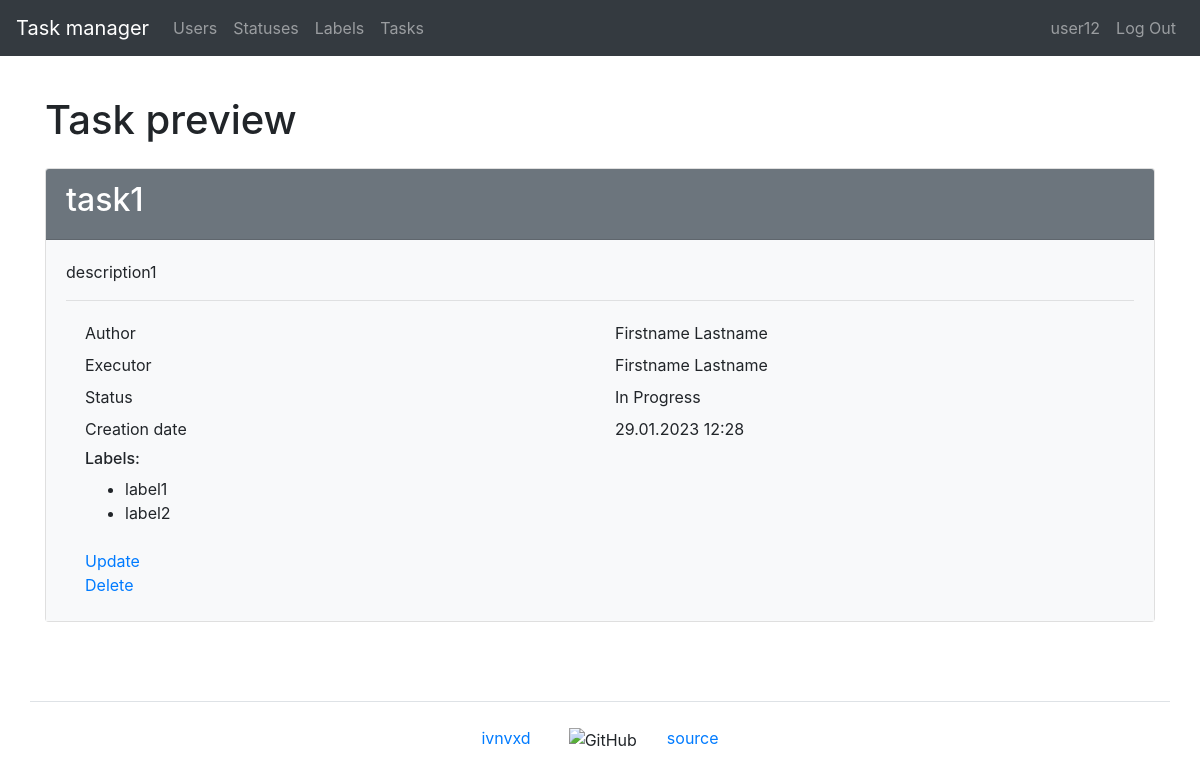
The app's page /tasks/1/ (signed in) with its own data.
### task_manager/users/models.py (models this page shows)
class User(AbstractUser):
    first_name = models.CharField(max_length=150)
    last_name = models.CharField(max_length=150)
    def __str__(self):
        return self.get_full_name()

### task_manager/tasks/models.py (models this page shows, shortened)
class Task(models.Model):
    name = models.CharField(
        max_length=150,
        blank=False,
        unique=True,
        verbose_name=_('Name')
    )
    description = models.TextField(
        max_length=10000,
        blank=True,
        verbose_name=_('Description')
    )
    date_created = models.DateTimeField(
        auto_now_add=True,
        verbose_name=_('Creation date')
    )
    author = models.ForeignKey(
        User,
        on_delete=models.PROTECT,
        related_name='author',
        verbose_name=_('Author')
    )
    status = models.ForeignKey(
        Status,
        on_delete=models.PROTECT,
        related_name='statuses',
        verbose_name=_('Status')
    )
    executor = models.ForeignKey(
        User,
        on_delete=models.PROTECT,
        related_name='executor',
        verbose_name=_('Executor')
    )
    labels = models.ManyToManyField(
        Label,
        through='TaskLabelRelation',
        through_fields=('task', 'label'),
        blank=True,
        related_name='labels',
        verbose_name=_('Label')
    )
    class Meta:
        verbose_name = _('Task')
        verbose_name_plural = _('Tasks')

### task_manager/statuses/models.py (models this page shows)
class Status(models.Model):
    name = models.CharField(
        max_length=150,
        unique=True,
        blank=False,
        verbose_name=_('Name'),
    )
    date_created = models.DateTimeField(
        auto_now_add=True,
        verbose_name=_('Creation date')
    )
    def __str__(self):
        return self.name
    class Meta:
        verbose_name = _('Status')
        verbose_name_plural = _('Statuses')

### task_manager/labels/models.py (models this page shows, shortened)
class Label(models.Model):
    name = models.CharField(
        max_length=150,
        unique=True,
        blank=False,
        verbose_name=_('Name'),
    )
    date_created = models.DateTimeField(
        auto_now_add=True,
        verbose_name=_('Creation date')
    )
    class Meta:
        verbose_name = _('Label')
        verbose_name_plural = _('Labels')

### task_manager/tasks/views.py (the view)
# urls.py: path('<int:pk>/', TaskDetailView.as_view(), name='task_show'),
class TaskDetailView(AuthRequiredMixin, DetailView):
    template_name = 'tasks/task_show.html'
    model = Task
    context_object_name = 'task'
    extra_context = {
        'title': _('Task preview')
    }

### task_manager/mixins.py (called while the page is built)
    def dispatch(self, request, *args, **kwargs):
        if not request.user.is_authenticated:
            messages.error(request, self.auth_message)
            return redirect(reverse_lazy('login'))
        return super().dispatch(request, *args, **kwargs)

### task_manager/templates/tasks/task_show.html (shortened to what this page needs)
{% extends "base.html" %}
{% load bootstrap4 %}
{% load i18n %}
{% block content %}
    <h1 class="my-4">{{ title }}</h1>
    <div class="card">
        <div class="card-header bg-secondary text-white">
            <h2>{{ task.name }}</h2>
        </div>
        <div class="card-body bg-light">
            <p>{{ task.description }}</p>
            <hr>
            <div class="container">
                <div class="row p-1">
                    <div class="col">{% trans 'Author' %}</div>
                    <div class="col">{{ task.author }}</div>
                </div>
                <div class="row p-1">
                    <div class="col">{% trans 'Executor' %}</div>
                    <div class="col">{{ task.executor }}</div>
                </div>
                <div class="row p-1">
                    <div class="col">{% trans 'Status' %}</div>
                    <div class="col">{{ task.status }}</div>
                </div>
                <div class="row p-1">
                    <div class="col">{% trans 'Creation date' %}</div>
                    <div class="col">{{ task.date_created|date:"d.m.Y H:i" }}</div>
                </div>
                <div class="row p-1">
                    <div class="col">
                        <h6>{% trans 'Labels' %}:</h6>
                        <ul>
                            {% for label in task.labels.all %}
                                <li>{{  label.name }}</li>
                            {% endfor %}
                        </ul>
                    </div>
                </div>
                <div class="row p-1">
                    <div class="col">
                        <a href="{% url 'task_update' task.id %}">{% trans 'Update' %}</a>
                        <br>
                        <a href="{% url 'task_delete' task.id %}">{% trans 'Delete' %}</a>
                    </div>
                </div>
            </div>
        </div>
    </div>
{% endblock content %}

### task_manager/templates/navbar.html (shortened to what this page needs)
{% load i18n %}
<nav class="navbar navbar-expand-md navbar-dark bg-dark mb-3">
    <a class="navbar-brand" href="{% url 'home' %}">{% trans "Task manager" %}</a>
    <div class="collapse navbar-collapse" id="navbarToggleExternalContent">
        <ul class="navbar-nav mr-auto">
            <li class="nav-item">
                <a class="nav-link" href="{% url 'users' %}">{% trans "Users" %}</a>
            </li>
            {% if user.is_authenticated %}
                <li class="nav-item">
                    <a class="nav-link" href="{% url 'statuses' %}">{% trans "Statuses" %}</a>
                </li>
                <li class="nav-item">
                    <a class="nav-link" href="{% url 'labels' %}">{% trans "Labels" %}</a>
                </li>
                <li class="nav-item">
                    <a class="nav-link" href="{% url 'tasks' %}">{% trans "Tasks" %}</a>
                </li>
            {% endif %}
        </ul>
        <ul class="navbar-nav">
            {% if user.is_authenticated %}
                <li class="nav-item">
                    <a class="nav-link" href="{% url 'user_update' user.id %}">{{ user.username }}</a>
                </li>
                <li class="nav-item">
                    <a class="nav-link" href="{% url 'logout' %}">{% trans "Log Out" %}</a>
                </li>
            {% endif %}
        </ul>
    </div>
</nav>

### records on screen
User: username "user12"
Task: name "task1", description "description1", author "Firstname Lastname", executor "Firstname Lastname", status "In Progress", date_created "29.01.2023 12:28"
Label: name "label1"
Label: name "label2"

### other values on screen
{{ title }} "Task preview"
